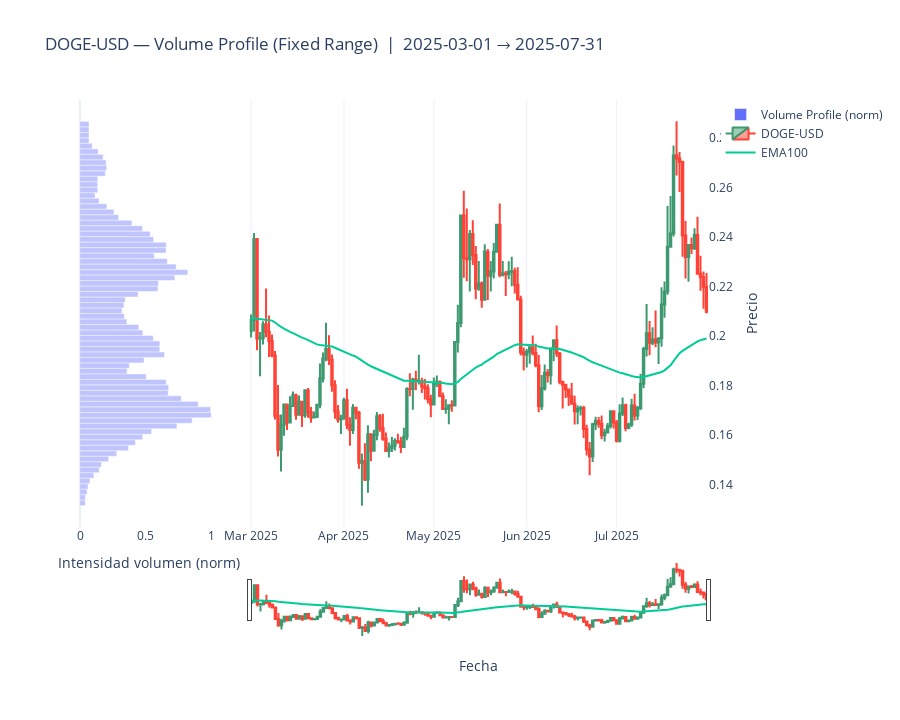

The notebook cell saved with this chart:
### Code cell
volume_profile_fixed_range(
    data,
    range_start="2025-03-01",   # fecha inicial del rango fijo
    range_end="2025-07-31",     # fecha final del rango fijo
    price_bins=70,              # número de niveles de precio (más bins = más detalle)
    ticker="DOGE-USD",          # etiqueta para el gráfico
    show_ema=True,              # mostrar EMA opcional
    ema_span=100                # periodo de la EMA
)
